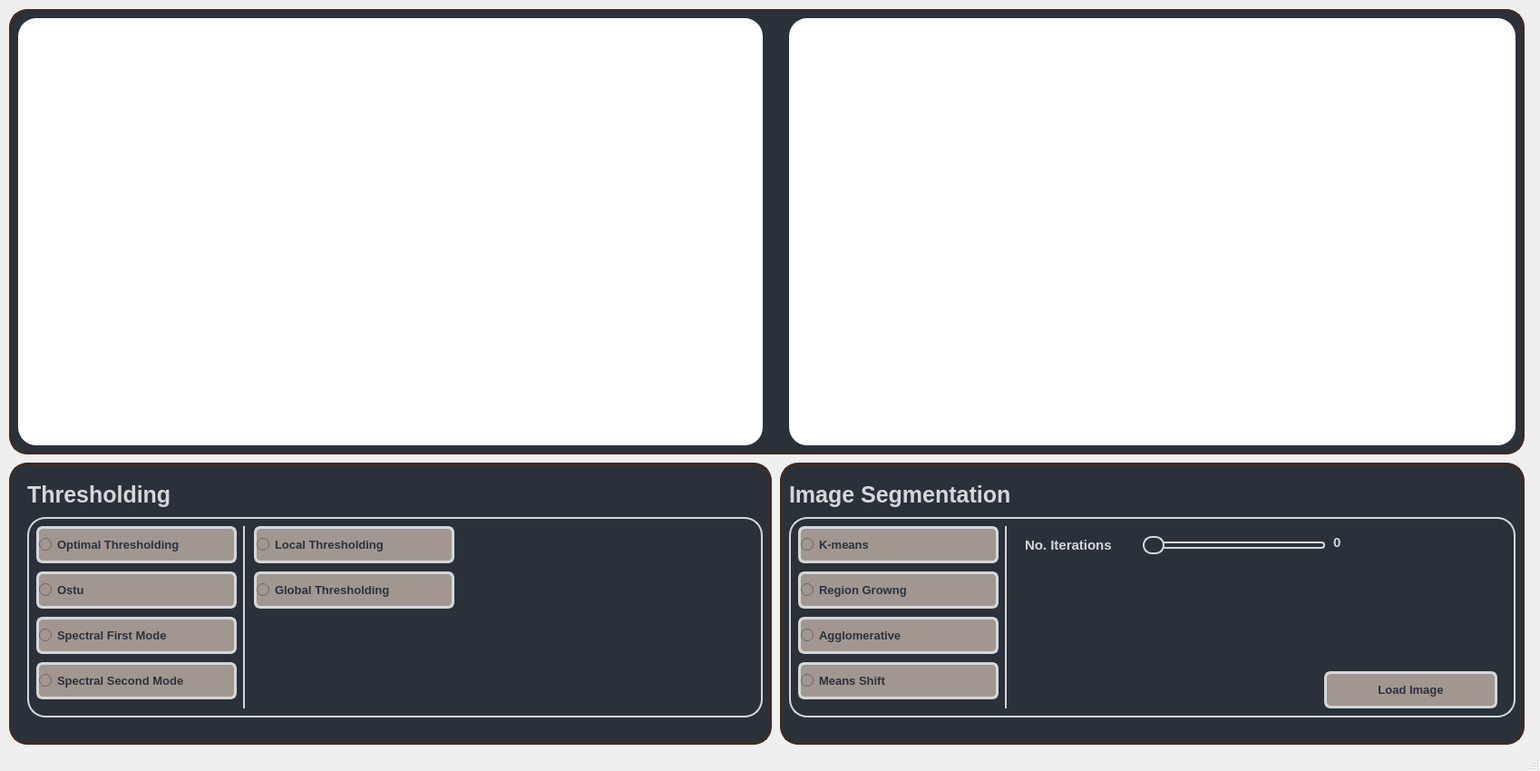
<?xml version="1.0" encoding="UTF-8"?>
<ui version="4.0">
 <class>MainWindow</class>
 <widget class="QMainWindow" name="MainWindow">
  <property name="geometry">
   <rect>
    <x>0</x>
    <y>0</y>
    <width>1698</width>
    <height>850</height>
   </rect>
  </property>
  <property name="windowTitle">
   <string>MainWindow</string>
  </property>
  <widget class="QWidget" name="centralwidget">
   <widget class="QLabel" name="label">
    <property name="geometry">
     <rect>
      <x>10</x>
      <y>10</y>
      <width>1671</width>
      <height>491</height>
     </rect>
    </property>
    <property name="styleSheet">
     <string notr="true">background-color:#2B313B;
border-radius:20px;
border:3px solid #3E2B22;</string>
    </property>
    <property name="text">
     <string/>
    </property>
   </widget>
   <widget class="QLabel" name="label_2">
    <property name="geometry">
     <rect>
      <x>10</x>
      <y>510</y>
      <width>841</width>
      <height>311</height>
     </rect>
    </property>
    <property name="styleSheet">
     <string notr="true">background-color:#2B313B;
border-radius:20px;
border:3px solid #3E2B22;</string>
    </property>
    <property name="text">
     <string/>
    </property>
   </widget>
   <widget class="QLabel" name="label_3">
    <property name="geometry">
     <rect>
      <x>860</x>
      <y>510</y>
      <width>821</width>
      <height>311</height>
     </rect>
    </property>
    <property name="styleSheet">
     <string notr="true">background-color:#2B313B;
border-radius:20px;
border:3px solid #3E2B22;</string>
    </property>
    <property name="text">
     <string/>
    </property>
   </widget>
   <widget class="QLabel" name="InputImage">
    <property name="geometry">
     <rect>
      <x>20</x>
      <y>20</y>
      <width>821</width>
      <height>471</height>
     </rect>
    </property>
    <property name="styleSheet">
     <string notr="true">background-color:white;
border-radius:20px;</string>
    </property>
   </widget>
   <widget class="QLabel" name="OutputImage">
    <property name="geometry">
     <rect>
      <x>870</x>
      <y>20</y>
      <width>801</width>
      <height>471</height>
     </rect>
    </property>
    <property name="styleSheet">
     <string notr="true">background-color:white;
border-radius:20px;</string>
    </property>
   </widget>
   <widget class="QLabel" name="label_4">
    <property name="geometry">
     <rect>
      <x>30</x>
      <y>520</y>
      <width>801</width>
      <height>51</height>
     </rect>
    </property>
    <property name="styleSheet">
     <string notr="true">background-color:#2B313B;
color:#D4D7D8;
font-size:25px;

font-weight:bold;</string>
    </property>
    <property name="text">
     <string>Thresholding</string>
    </property>
   </widget>
   <widget class="QLabel" name="label_5">
    <property name="geometry">
     <rect>
      <x>870</x>
      <y>520</y>
      <width>801</width>
      <height>51</height>
     </rect>
    </property>
    <property name="styleSheet">
     <string notr="true">background-color:#2B313B;
color:#D4D7D8;
font-size:25px;

font-weight:bold;</string>
    </property>
    <property name="text">
     <string>Image Segmentation</string>
    </property>
   </widget>
   <widget class="QPushButton" name="LoadImage">
    <property name="geometry">
     <rect>
      <x>1460</x>
      <y>740</y>
      <width>191</width>
      <height>41</height>
     </rect>
    </property>
    <property name="styleSheet">
     <string notr="true">QPushButton{
 background-color: #A29790;
 border-radius: 7px;
 color: #2B313B;
 font-size: 13px;
 font-weight: 700;
border:3px solid #D4D7D8;
 letter-spacing: .8px;
 line-height: 20px;
 text-align: center;
 text-transform: uppercase;
	}


QPushButton:hover{
	
	background-color:#998D85;
	}


</string>
    </property>
    <property name="text">
     <string>Load Image</string>
    </property>
   </widget>
   <widget class="QLabel" name="label_11">
    <property name="geometry">
     <rect>
      <x>30</x>
      <y>570</y>
      <width>811</width>
      <height>221</height>
     </rect>
    </property>
    <property name="styleSheet">
     <string notr="true">background-color:#2B313B;
border-radius:20px;
border:2px solid #D4D7D8;</string>
    </property>
    <property name="text">
     <string/>
    </property>
   </widget>
   <widget class="QLabel" name="label_12">
    <property name="geometry">
     <rect>
      <x>870</x>
      <y>570</y>
      <width>801</width>
      <height>221</height>
     </rect>
    </property>
    <property name="styleSheet">
     <string notr="true">background-color:#2B313B;
border-radius:20px;
border:2px solid #D4D7D8;</string>
    </property>
    <property name="text">
     <string/>
    </property>
   </widget>
   <widget class="QLabel" name="label_15">
    <property name="geometry">
     <rect>
      <x>250</x>
      <y>580</y>
      <width>20</width>
      <height>201</height>
     </rect>
    </property>
    <property name="styleSheet">
     <string notr="true">background-color:#2B313B;
border-radius:20px;
border-right:2px solid #D4D7D8;</string>
    </property>
    <property name="text">
     <string/>
    </property>
   </widget>
   <widget class="QLabel" name="label_16">
    <property name="geometry">
     <rect>
      <x>1090</x>
      <y>580</y>
      <width>20</width>
      <height>201</height>
     </rect>
    </property>
    <property name="styleSheet">
     <string notr="true">background-color:#2B313B;
border-radius:20px;
border-right:2px solid #D4D7D8;</string>
    </property>
    <property name="text">
     <string/>
    </property>
   </widget>
   <widget class="QRadioButton" name="local">
    <property name="geometry">
     <rect>
      <x>280</x>
      <y>580</y>
      <width>221</width>
      <height>41</height>
     </rect>
    </property>
    <property name="styleSheet">
     <string notr="true"> background-color: #A29790;
 border-radius: 7px;
 color: #2B313B;
 font-size: 13px;
 font-weight: 700;
border:3px solid #D4D7D8;
 letter-spacing: .8px;
 line-height: 20px;
 text-align: center;
 text-transform: uppercase;</string>
    </property>
    <property name="text">
     <string>Local Thresholding</string>
    </property>
   </widget>
   <widget class="QRadioButton" name="global">
    <property name="geometry">
     <rect>
      <x>280</x>
      <y>630</y>
      <width>221</width>
      <height>41</height>
     </rect>
    </property>
    <property name="styleSheet">
     <string notr="true"> background-color: #A29790;
 border-radius: 7px;
 color: #2B313B;
 font-size: 13px;
 font-weight: 700;
border:3px solid #D4D7D8;
 letter-spacing: .8px;
 line-height: 20px;
 text-align: center;
 text-transform: uppercase;</string>
    </property>
    <property name="text">
     <string>Global Thresholding </string>
    </property>
   </widget>
   <widget class="QRadioButton" name="Optimal">
    <property name="geometry">
     <rect>
      <x>40</x>
      <y>580</y>
      <width>221</width>
      <height>41</height>
     </rect>
    </property>
    <property name="styleSheet">
     <string notr="true"> background-color: #A29790;
 border-radius: 7px;
 color: #2B313B;
 font-size: 13px;
 font-weight: 700;
border:3px solid #D4D7D8;
 letter-spacing: .8px;
 line-height: 20px;
 text-align: center;
 text-transform: uppercase;</string>
    </property>
    <property name="text">
     <string>Optimal Thresholding</string>
    </property>
   </widget>
   <widget class="QRadioButton" name="ostu">
    <property name="geometry">
     <rect>
      <x>40</x>
      <y>630</y>
      <width>221</width>
      <height>41</height>
     </rect>
    </property>
    <property name="styleSheet">
     <string notr="true"> background-color: #A29790;
 border-radius: 7px;
 color: #2B313B;
 font-size: 13px;
 font-weight: 700;
border:3px solid #D4D7D8;
 letter-spacing: .8px;
 line-height: 20px;
 text-align: center;
 text-transform: uppercase;</string>
    </property>
    <property name="text">
     <string>Ostu</string>
    </property>
   </widget>
   <widget class="QRadioButton" name="spectralone">
    <property name="geometry">
     <rect>
      <x>40</x>
      <y>680</y>
      <width>221</width>
      <height>41</height>
     </rect>
    </property>
    <property name="styleSheet">
     <string notr="true"> background-color: #A29790;
 border-radius: 7px;
 color: #2B313B;
 font-size: 13px;
 font-weight: 700;
border:3px solid #D4D7D8;
 letter-spacing: .8px;
 line-height: 20px;
 text-align: center;
 text-transform: uppercase;</string>
    </property>
    <property name="text">
     <string>Spectral First Mode</string>
    </property>
   </widget>
   <widget class="QRadioButton" name="spectraltwo">
    <property name="geometry">
     <rect>
      <x>40</x>
      <y>730</y>
      <width>221</width>
      <height>41</height>
     </rect>
    </property>
    <property name="styleSheet">
     <string notr="true"> background-color: #A29790;
 border-radius: 7px;
 color: #2B313B;
 font-size: 13px;
 font-weight: 700;
border:3px solid #D4D7D8;
 letter-spacing: .8px;
 line-height: 20px;
 text-align: center;
 text-transform: uppercase;</string>
    </property>
    <property name="text">
     <string>Spectral Second Mode</string>
    </property>
   </widget>
   <widget class="QRadioButton" name="kMeans">
    <property name="geometry">
     <rect>
      <x>880</x>
      <y>580</y>
      <width>221</width>
      <height>41</height>
     </rect>
    </property>
    <property name="styleSheet">
     <string notr="true"> background-color: #A29790;
 border-radius: 7px;
 color: #2B313B;
 font-size: 13px;
 font-weight: 700;
border:3px solid #D4D7D8;
 letter-spacing: .8px;
 line-height: 20px;
 text-align: center;
 text-transform: uppercase;</string>
    </property>
    <property name="text">
     <string>K-means</string>
    </property>
   </widget>
   <widget class="QRadioButton" name="regionGrowing">
    <property name="geometry">
     <rect>
      <x>880</x>
      <y>630</y>
      <width>221</width>
      <height>41</height>
     </rect>
    </property>
    <property name="styleSheet">
     <string notr="true"> background-color: #A29790;
 border-radius: 7px;
 color: #2B313B;
 font-size: 13px;
 font-weight: 700;
border:3px solid #D4D7D8;
 letter-spacing: .8px;
 line-height: 20px;
 text-align: center;
 text-transform: uppercase;</string>
    </property>
    <property name="text">
     <string>Region Growng</string>
    </property>
   </widget>
   <widget class="QRadioButton" name="agglomerative">
    <property name="geometry">
     <rect>
      <x>880</x>
      <y>680</y>
      <width>221</width>
      <height>41</height>
     </rect>
    </property>
    <property name="styleSheet">
     <string notr="true"> background-color: #A29790;
 border-radius: 7px;
 color: #2B313B;
 font-size: 13px;
 font-weight: 700;
border:3px solid #D4D7D8;
 letter-spacing: .8px;
 line-height: 20px;
 text-align: center;
 text-transform: uppercase;</string>
    </property>
    <property name="text">
     <string>Agglomerative</string>
    </property>
   </widget>
   <widget class="QRadioButton" name="meanShift">
    <property name="geometry">
     <rect>
      <x>880</x>
      <y>730</y>
      <width>221</width>
      <height>41</height>
     </rect>
    </property>
    <property name="styleSheet">
     <string notr="true"> background-color: #A29790;
 border-radius: 7px;
 color: #2B313B;
 font-size: 13px;
 font-weight: 700;
border:3px solid #D4D7D8;
 letter-spacing: .8px;
 line-height: 20px;
 text-align: center;
 text-transform: uppercase;</string>
    </property>
    <property name="text">
     <string>Means Shift</string>
    </property>
   </widget>
   <widget class="QSlider" name="iterationsHorizontalSlider">
    <property name="geometry">
     <rect>
      <x>1260</x>
      <y>590</y>
      <width>201</width>
      <height>22</height>
     </rect>
    </property>
    <property name="styleSheet">
     <string notr="true">QSlider{
	background:#2B313B;
}
QSlider::groove:horizontal {
    height: 8px;
    background: #2B313B; /* Lighter shade of the dark color */
    border-radius: 4px;
}

QSlider::handle:horizontal {
    background:  #2B313B; /* Mid-tone between the dark and lighter colors */
    border: 2px solid #D4D7D8; /* Matches groove */
    width: 20px;
    height: 20px;
    margin: -6px 0;
    border-radius: 10px;
}

QSlider::sub-page:horizontal {
    background: #A29790; /* Matches handle */
    border-radius: 4px;
}

QSlider::add-page:horizontal {
    background: #2B313B; /* Matches groove */
    border:2px solid #D4D7D8;
    border-radius: 4px;
}
</string>
    </property>
    <property name="minimum">
     <number>1</number>
    </property>
    <property name="maximum">
     <number>10</number>
    </property>
    <property name="orientation">
     <enum>Qt::Horizontal</enum>
    </property>
   </widget>
   <widget class="QLabel" name="label_21">
    <property name="geometry">
     <rect>
      <x>1130</x>
      <y>580</y>
      <width>111</width>
      <height>41</height>
     </rect>
    </property>
    <property name="styleSheet">
     <string notr="true">background-color:#2B313B;
color:#D4D7D8;
font-size:15px;
font-weight:bold;</string>
    </property>
    <property name="text">
     <string>No. Iterations</string>
    </property>
   </widget>
   <widget class="QLabel" name="iterationsLabel">
    <property name="geometry">
     <rect>
      <x>1470</x>
      <y>590</y>
      <width>31</width>
      <height>16</height>
     </rect>
    </property>
    <property name="styleSheet">
     <string notr="true">background-color:#2B313B;
color:#D4D7D8;
font-size:15px;
font-weight:bold;</string>
    </property>
    <property name="text">
     <string>0</string>
    </property>
   </widget>
   <zorder>label</zorder>
   <zorder>label_2</zorder>
   <zorder>label_3</zorder>
   <zorder>InputImage</zorder>
   <zorder>OutputImage</zorder>
   <zorder>label_4</zorder>
   <zorder>label_5</zorder>
   <zorder>label_11</zorder>
   <zorder>label_12</zorder>
   <zorder>label_15</zorder>
   <zorder>label_16</zorder>
   <zorder>local</zorder>
   <zorder>global</zorder>
   <zorder>Optimal</zorder>
   <zorder>ostu</zorder>
   <zorder>spectralone</zorder>
   <zorder>spectraltwo</zorder>
   <zorder>kMeans</zorder>
   <zorder>regionGrowing</zorder>
   <zorder>agglomerative</zorder>
   <zorder>meanShift</zorder>
   <zorder>LoadImage</zorder>
   <zorder>iterationsHorizontalSlider</zorder>
   <zorder>label_21</zorder>
   <zorder>iterationsLabel</zorder>
  </widget>
  <widget class="QStatusBar" name="statusbar"/>
 </widget>
 <resources/>
 <connections/>
</ui>
